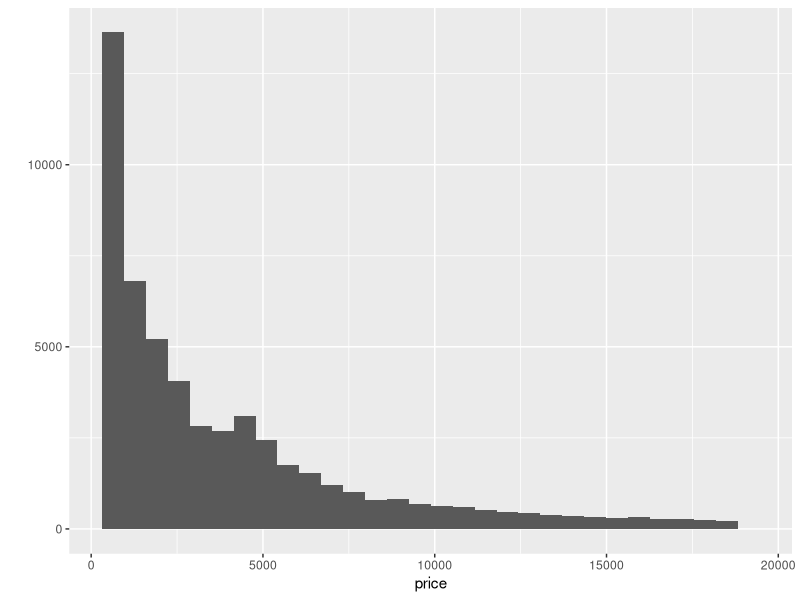
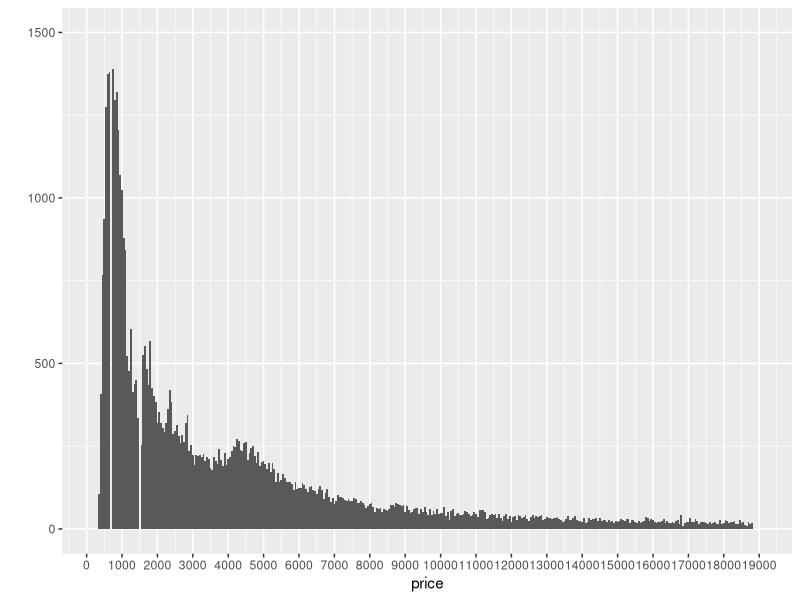
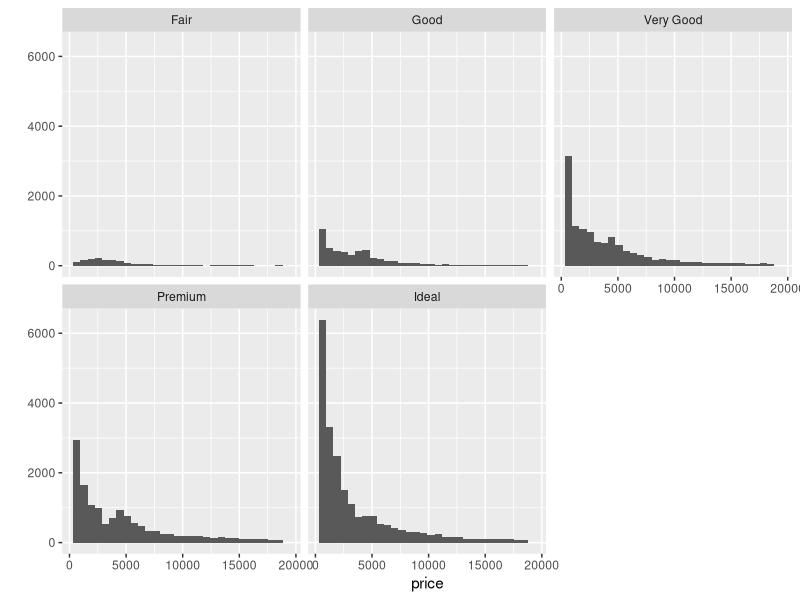
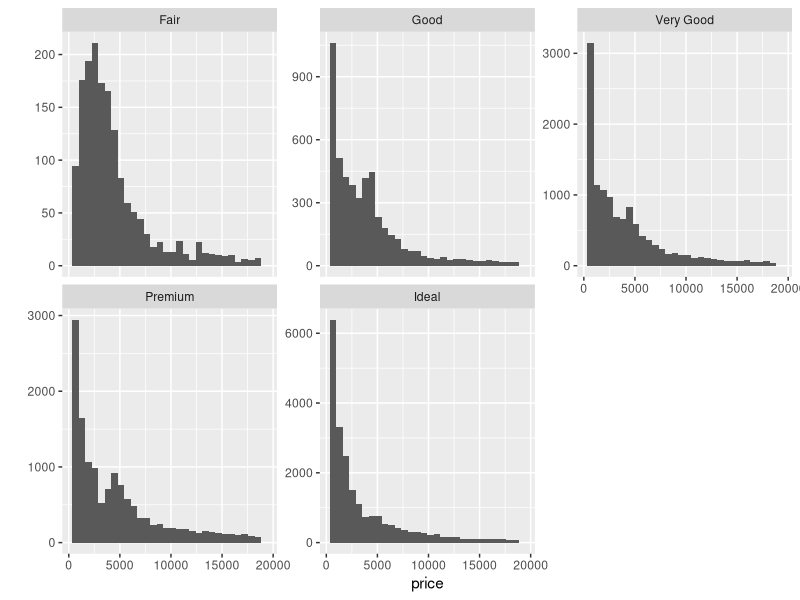
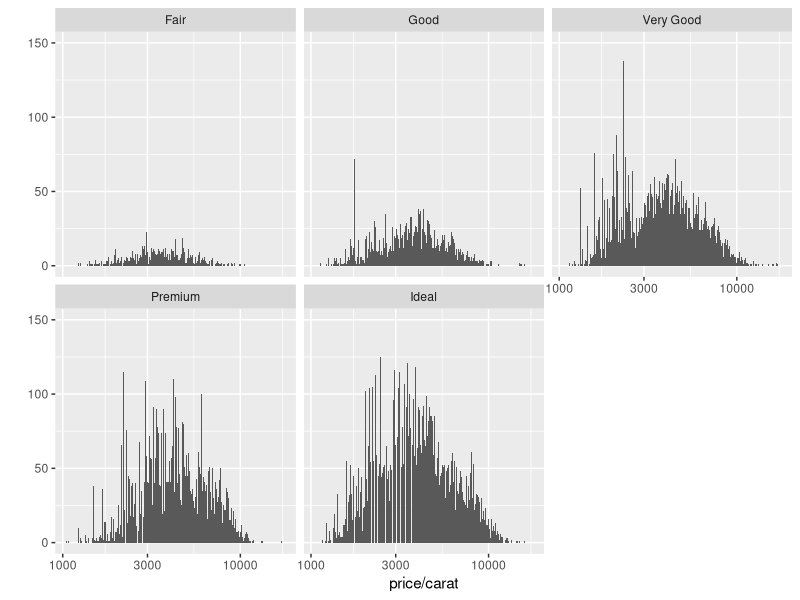
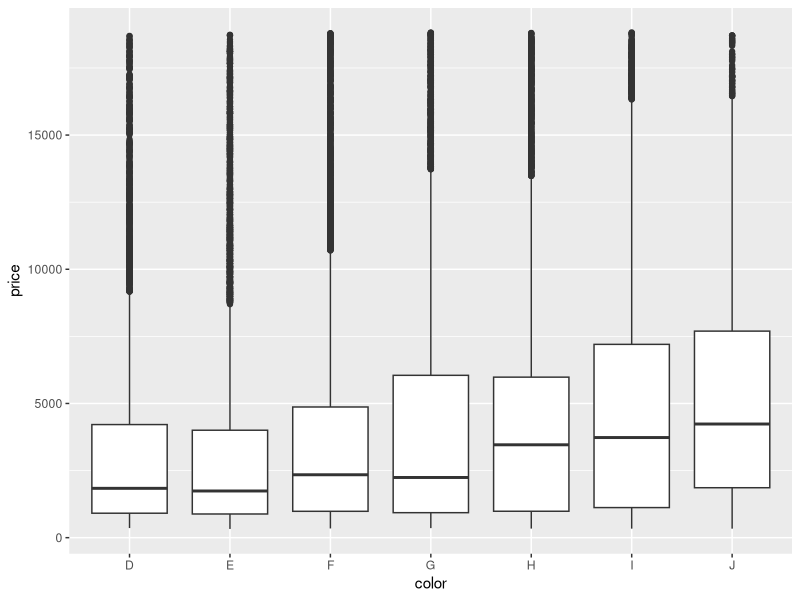
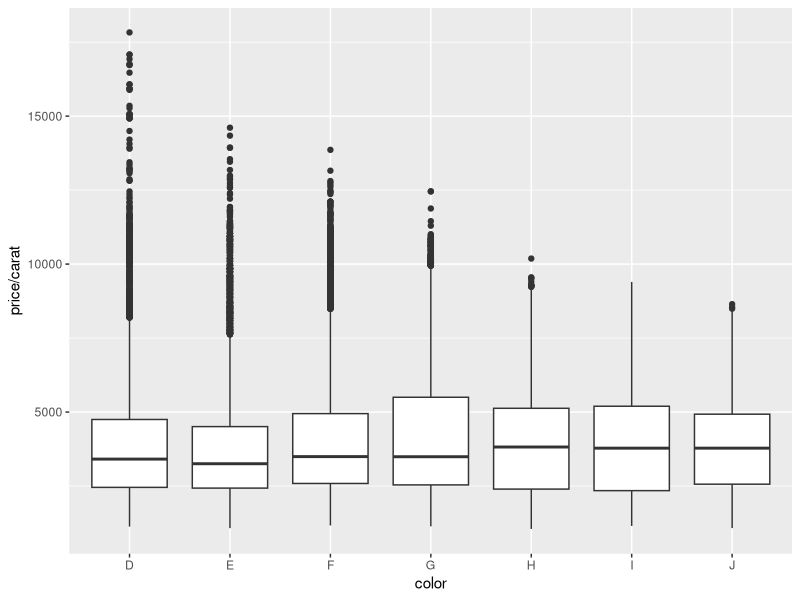
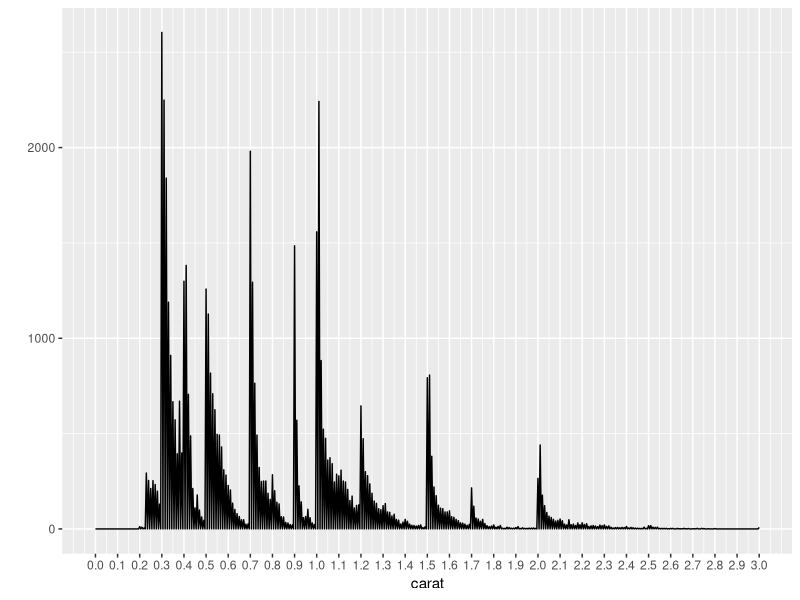

Write the R code that produced these figures, in order.
library(ggplot2)
data(diamonds)
summary(diamonds)
?diamonds
levels(diamonds$cut)
levels(diamonds$color)
levels(diamonds$clarity)
qplot(x=price, data = diamonds)
summary(diamonds$price)
sum(diamonds$price<500)
sum(diamonds$price<250)
sum(diamonds$price>=15000)

qplot(x=price, data = diamonds, binwidth = 50) +
  scale_x_continuous(limits = c(250, 19000), breaks = seq(0, 19000, 1000)) +
  scale_y_continuous(limits = c(0, 1500))

qplot(x=price, data = diamonds) +
  facet_wrap(~cut)

by(diamonds$price, diamonds$cut, max)
by(diamonds$price, diamonds$cut, min)
by(diamonds$price, diamonds$cut, summary)

qplot(x=price, data = diamonds) +
  facet_wrap(~cut, scales = "free_y")

summary(diamonds$price/diamonds$carat)
summary(log10(diamonds$price/diamonds$carat))

qplot(x=price/carat, data = diamonds, bins=500) +
  facet_wrap(~cut) +
  scale_x_log10() + 
  ylim(c(0,150))

qplot(x=color, y= price, data = diamonds, geom = 'boxplot') 
ggsave("priceboxplot.png")
by(diamonds$price, diamonds$color, summary)


qplot(x=color, y= price/carat, data = diamonds, geom = 'boxplot') 
ggsave("pricecaratboxplot.png")

qplot(x=carat, data = diamonds, binwidth = .005, geom = 'freqpoly')+
  scale_x_continuous(limits = c(0, 3), breaks = seq(0, 3, .1))

